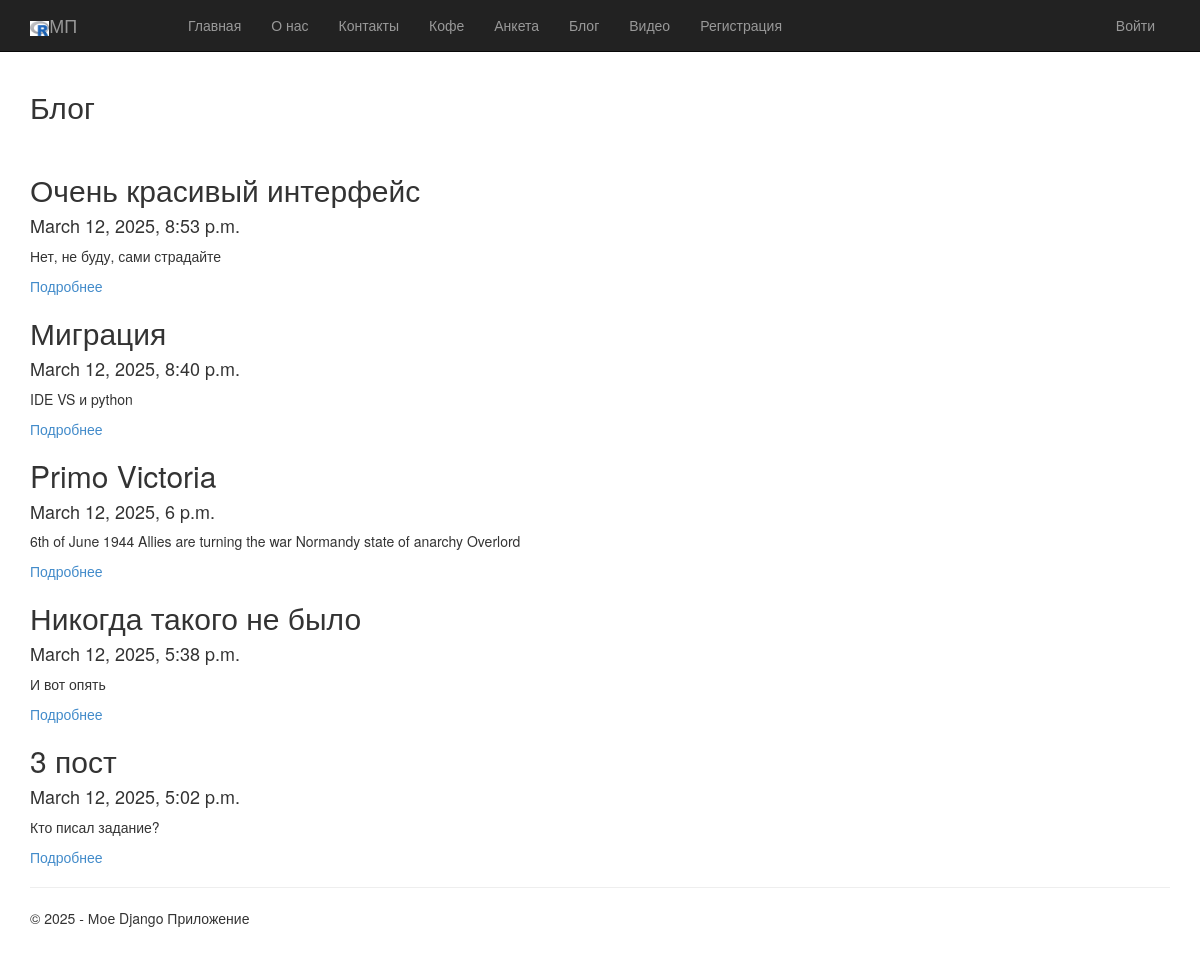
Screenshot of /blog/ with the database file from the repository.
### app/models.py (models this page shows, shortened)
class Blog(models.Model):
    title = models.CharField(max_length=100, unique_for_date="posted", verbose_name="Заголовок")
    description = models.TextField(verbose_name="Краткое содержание")
    content = models.TextField(verbose_name="Полное содержание")
    posted = models.DateTimeField(default=datetime.now(), db_index=True, verbose_name="Опубликовано")
    author = models.ForeignKey(User, null=True, blank=True, on_delete = models.SET_NULL, verbose_name = "Автор")
    image = models.ImageField(upload_to='blog_images/')  # Добавьте это поле
    class Meta:
        db_table = 'Posts'  # имя таблицы для модели
        ordering = ['-posted']  # порядок сортировки данных в модели ("-" означает по убыванию)
        verbose_name = "статья блога"  # имя, под которым модель будет отображаться в административном разделе (для одной статьи блога)
        verbose_name_plural = "статьи блога"  # тоже для всех статей блога

### app/views.py (the view)
# urls.py: path('blog/', views.blog, name='blog'),
def blog(request):
    posts = Blog.objects.all()  # Запрос на выбор всех статей блога из модели
    assert isinstance(request, HttpRequest)
    return render(
        request,
        'app/blog.html',
        {
            'title': 'Блог',
            'posts': posts,  # Передача списка статей в шаблон веб-страницы
            'year': datetime.now().year,
        }
    )

### app/templates/app/blog.html
{% extends "app/layout.html" %}
{% block content %}
<h2>{{ title }}</h2>
<br />
{% for post in posts %}
<div class="">
    <h2>{{ post.title }}</h2>
    <h4>{{ post.posted }}</h4>
    <p>{{ post.description }}</p>
    <p><a href="{% url 'blogpost' parametr=post.id %}">Подробнее</a></p>
</div>
{% endfor %}
{% endblock %}

### app/templates/app/layout.html (shortened to what this page needs)
﻿<!DOCTYPE html>
<html>
<head>
    {% load static %}
    <link rel="stylesheet" type="text/css" href="{% static 'app/content/bootstrap.min.css' %}" />
    <link rel="stylesheet" type="text/css" href="{% static 'app/content/site.css' %}" />
</head>
<body>
    <div class="navbar navbar-inverse navbar-fixed-top">
        <div class="container">
            <div class="navbar-header">
                <a href="/" class="navbar-brand"> <img src="{% static 'app/content/logo.jpg' %}" alt="logo" style="width: 15%; height: auto;" />МП</a>
            </div>
            <div class="navbar-collapse collapse">
                <ul class="nav navbar-nav">
                    <li><a href="{% url 'home' %}">Главная</a></li>
                    <li><a href="{% url 'about' %}">О нас</a></li>
                    <li><a href="{% url 'contact' %}">Контакты</a></li>
                    <li><a href="{% url 'links' %}">Кофе</a></li>
                    <li><a href="{% url 'anketa' %}">Анкета</a></li>
                    <li><a href="{% url 'blog' %}">Блог</a></li>
                    <li><a href="{% url 'videopost' %}">Видео</a></li>
                    {% if not user.is_authenticated %}
                    <li><a href="{% url 'registration' %}">Регистрация</a></li>
                    {% endif %}
                </ul>
                {% include 'app/loginpartial.html' %}
            </div>
        </div>
    </div>
    <div class="container body-content">
{% block content %}{% endblock %}
        <hr/>
        <footer>
            <p>&copy; {{ year }} - Мое Django Приложение</p>
        </footer>
    </div>
</body>
</html>

### app/templates/app/loginpartial.html
﻿{% if user.is_authenticated %}
<form id="logoutForm" action="/logout/" method="post" class="navbar-right">
    {% csrf_token %}
    <ul class="nav navbar-nav navbar-right">
        <li><span class="navbar-brand">Здравствуйте, {{ user.username }}!</span></li>
        <li><a href="javascript:document.getElementById('logoutForm').submit()">Выйти</a></li>
    </ul>
</form>
{% else %}
<ul class="nav navbar-nav navbar-right">
    <li><a href="{% url 'login' %}">Войти</a></li>
</ul>
{% endif %}

### app/static/app/content/site.css (style rules this page uses)
body { padding-top: 50px; padding-bottom: 20px; }
.body-content { padding-left: 15px; padding-right: 15px; }

### rows the page displays
Blog: title "Очень красивый интерфейс", posted "March 12, 2025, 8:53 p.m.", description "Нет, не буду, сами страдайте"
Blog: title "Миграция", posted "March 12, 2025, 8:40 p.m.", description "IDE VS и python"
Blog: title "Primo Victoria", posted "March 12, 2025, 6 p.m.", description "6th of June 1944 Allies are turning the war Normandy state of anarchy Overlord"
Blog: title "Никогда такого не было", posted "March 12, 2025, 5:38 p.m.", description "И вот опять"
Blog: title "3 пост", posted "March 12, 2025, 5:02 p.m.", description "Кто писал задание?"

### other values shown
{{ title }} "Блог"
